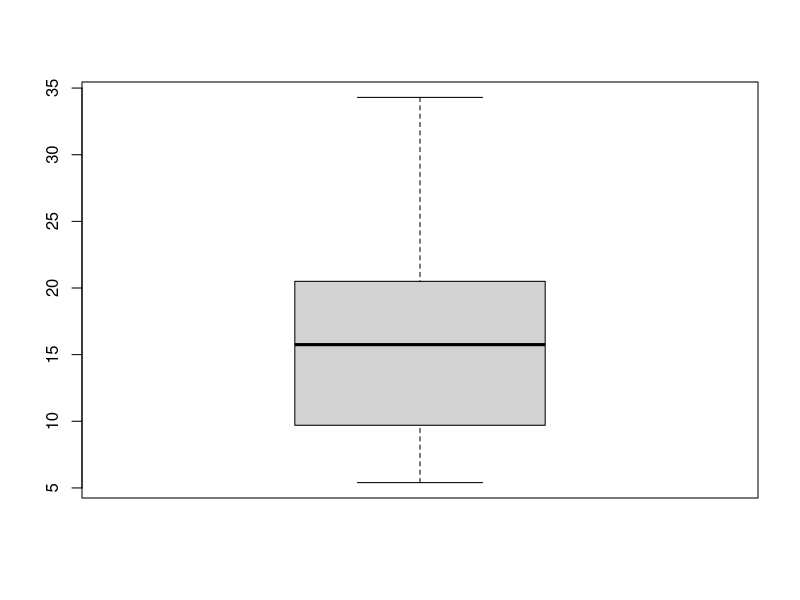
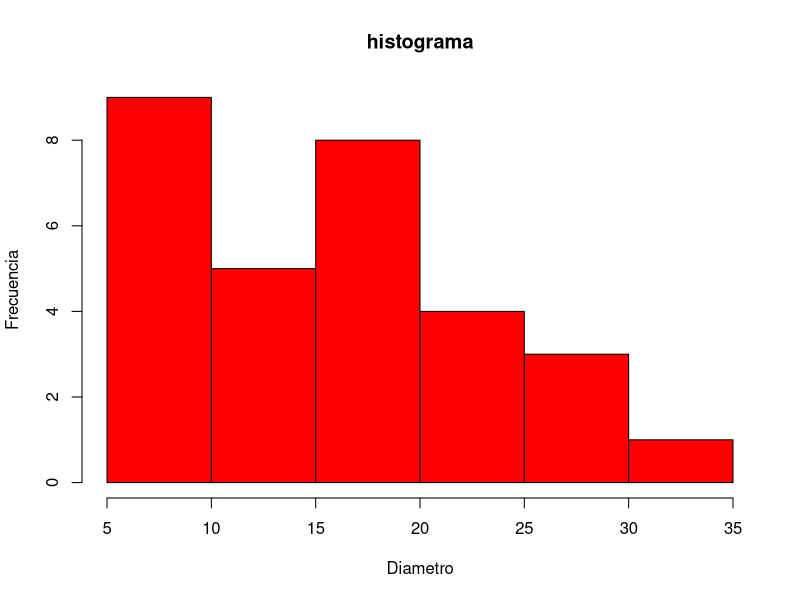
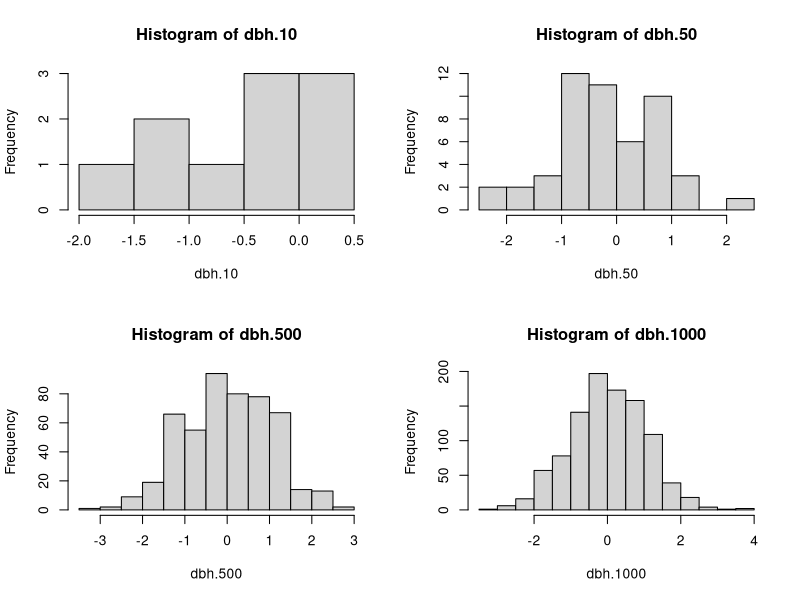

Source code (R) for these figures, in order:
# Blanca Hernández
# 06/08/2019
# Clase 1

#ESTADISTICA DESCRIPTIVA

#El conjunto de datos podemos ingresarlos en el lenguaje R dela siguiente forma:
  
dbh <- c(16.5, 25.3, 22.1, 17.2, 16.1, 8.1, 34.3, 5.4, 5.7, 11.2, 24.1, 
         14.5, 7.7, 15.6, 15.9, 10, 17.5, 20.5, 7.8, 27.3, 9.7, 6.5, 
         23.4, 8.2, 28.5, 10.4, 11.5, 14.3, 17.2, 16.8)

dbh
length(dbh)

sum(dbh)/length(dbh)
mean(dbh)
median(dbh)

fivenum(dbh)
boxplot(dbh)
range(dbh)

#Cambiar el titulo del histograma
stem(dbh)
hist(dbh, main= "histograma",
     col="red",
     xlab= "Diametro",
     ylab= "Frecuencia")


moda= function(x)
  
#Función que encuentra la moda de un vector x
{
    m1 <- sort(table(x),decreasing=T)
    moda <- names(m1[m1==m1[1]])
    moda <- as.numeric(moda)
    return(moda)
}

moda(dbh)

quantile(dbh,0.25)
quantile(dbh, 0.5)
quantile(dbh,0.75)
quantile( dbh, 1)

fivenum(dbh)
par(mfrow=c(2,2))
set.seed(10)
dbh.10 <- rnorm(10)
hist(dbh.10)
dbh.50 <- rnorm(50)
hist(dbh.50)
dbh.500 <- rnorm(500)
hist(dbh.500)
dbh.1000 <-rnorm(1000)
hist(dbh.1000)


#Probar la normalidad de datos
shapiro.test(dbh)


